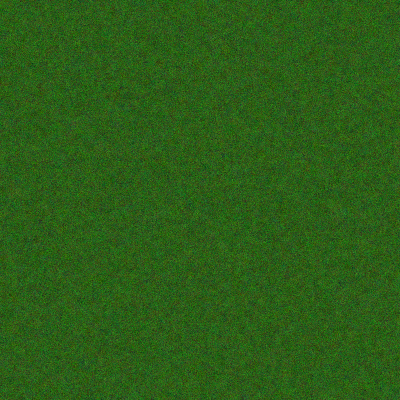
#> input picture data/fixtures/test_pair_1_loss_koyna/before.png, 400 x 400 px
$ python -i quality.py   (imports and definitions only)   (older library calls are emulated)
#> lines starting #> are read from the running program, lines starting #| are printed output that depends on the picture
#> further down, picture is the input picture: shape (400, 400, 3); mean B, G, R 24, 93.9, 44
from typing import Tuple, List, Optional
import cv2
import numpy as np

class QualityAndMaskEngine:
    """
    Image quality verification, Reinhard color-transfer normalization,
    and cloud/shadow masking using classical color spaces (CIE Lab & HSV).
    """

    # [54 lines left out: functions assess_quality, reinhard_color_transfer, not called in this run]

    @staticmethod
    def segment_clouds_and_shadows(img: np.ndarray) -> np.ndarray:
        """
        Segments high-luminance low-saturation clouds and deep topographic/cloud shadows
        without spectral band indices.
        Returns binary mask (255 = cloud/shadow to exclude, 0 = clear canopy/land).
        """
        hsv = cv2.cvtColor(img, cv2.COLOR_BGR2HSV)
#> hsv: shape (400, 400, 3); mean H, S, V 51.2, 189, 93.9
        lab = cv2.cvtColor(img, cv2.COLOR_BGR2Lab)
#> lab: shape (400, 400, 3); mean of channels 0, 1, 2 89.9, 97.9, 161.1

        v_channel = hsv[:, :, 2]
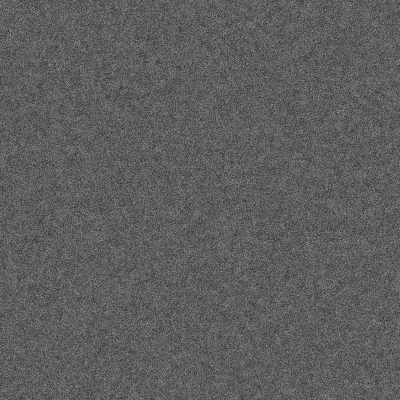
#> v_channel: shape (400, 400); min 38, max 159, mean 93.9
        s_channel = hsv[:, :, 1]
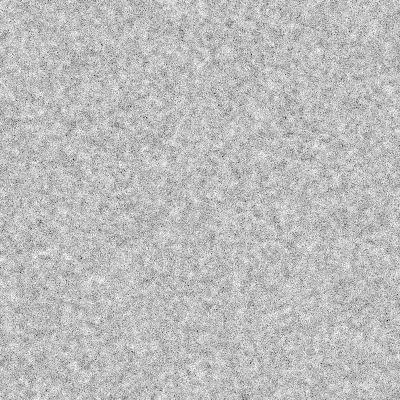
#> s_channel: shape (400, 400); min 17, max 255, mean 189
        l_channel = lab[:, :, 0]

        # Cloud mask: High brightness (L > 210) AND low saturation (S < 45)
        cloud_mask = (l_channel > 210) & (s_channel < 45)
#> cloud_mask: shape (400, 400) bool; every value is 0

        # Deep shadow mask: Extremely low brightness in both V and L (L < 35 and V < 35)
        shadow_mask = (l_channel < 35) & (v_channel < 35)

        combined = np.zeros(img.shape[:2], dtype=np.uint8)
        combined[cloud_mask | shadow_mask] = 255

        # Morphological dilation to cover cloud/shadow boundaries
        kernel = cv2.getStructuringElement(cv2.MORPH_ELLIPSE, (5, 5))
        combined = cv2.dilate(combined, kernel, iterations=2)
        return combined

>>> import cv2
>>> picture = cv2.imread('../../../data/fixtures/test_pair_1_loss_koyna/before.png')
>>> result = QualityAndMaskEngine().segment_clouds_and_shadows(picture)
